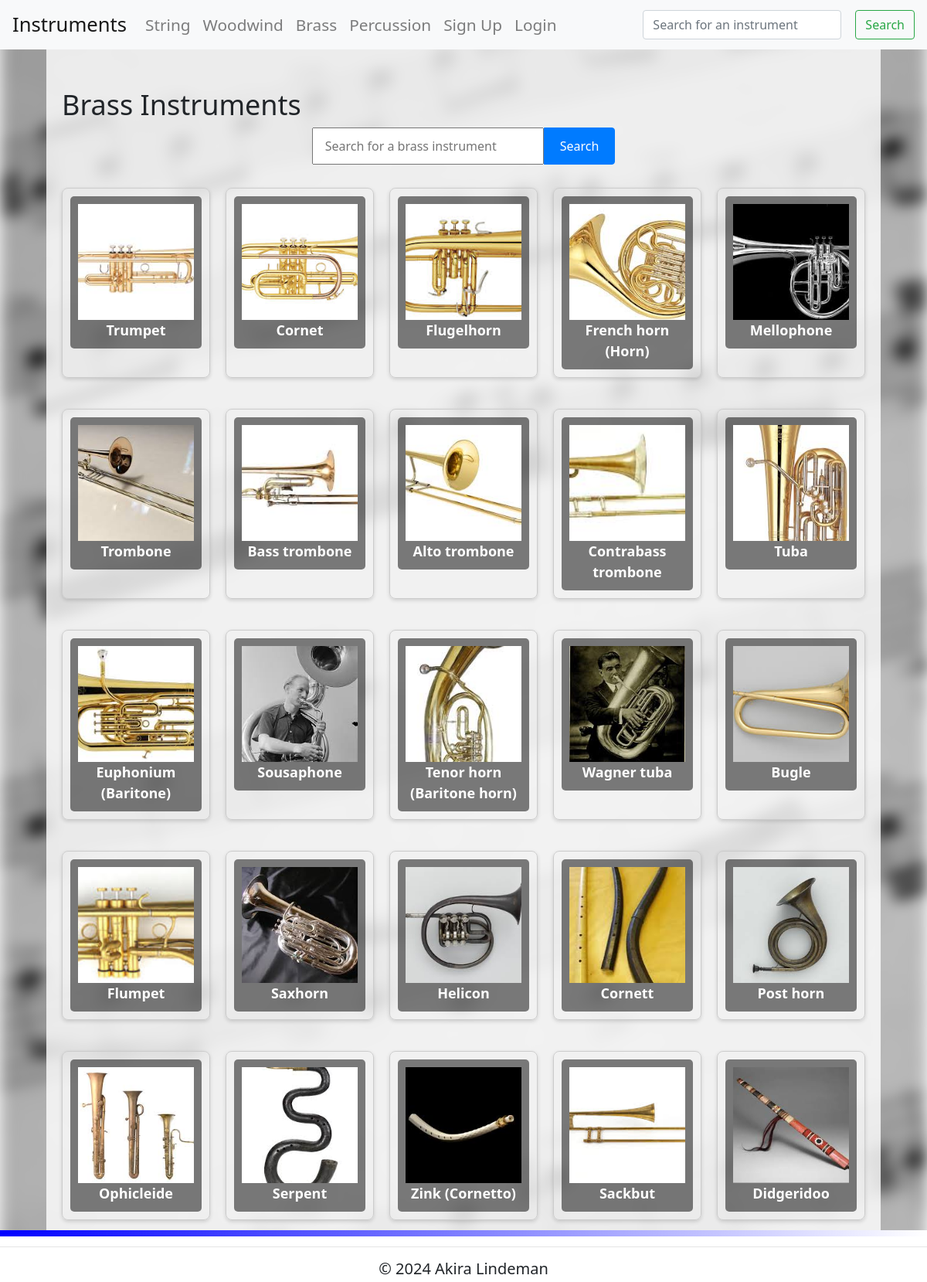
The page /brass on the database its author committed.
### tables this page shows
CREATE TABLE Instrument (id INTEGER PRIMARY KEY, name TEXT, familyid INTEGER REFERENCES InstrumentFamily (id), description TEXT, image TEXT);

### routes.py (the view)
@app.route('/brass')
def brass():
    search_term = request.args.get('search')
    if search_term:
        if len(search_term) > 50:
            flash("Search term must be under 50 characters.", "error")
            search_term = None  # Clear the search term to prevent a query
            results = []  # No results should be shown
        else:
            query = """
            SELECT id, name, image FROM Instrument WHERE familyid = 3 AND name LIKE ?
            """
            params = ('%' + search_term + '%',)
            results = sql_queries(query, params, 'fetchall')
    else:
        query = "SELECT id, name, image FROM Instrument WHERE familyid = 3"
        params = ()
        results = sql_queries(query, params, 'fetchall')
    print("Search Term:", search_term)
    print("Results:", results)
    return render_template("brass.html", page='brass', results=results)

### routes.py (called while the page is built)
def sql_queries(query, params, option):
    connection = sqlite3.connect('instruments.db')
    cursor = connection.cursor()
    cursor.execute(query, params)
    if option == 'fetchone':
        result = cursor.fetchone()
    elif option == 'fetchall':
        result = cursor.fetchall()
    elif option == 'commit':
        connection.commit()
        result = None
    connection.close()
    return result

### templates/brass.html (shortened to what this page needs)
{% extends 'layout.html' %}
{% block content %}
<h1>Brass Instruments</h1>
<form method="GET" action="{{ url_for('brass') }}" class="instrument-search-form">
  <input type="text" name="search" placeholder="Search for a brass instrument" maxlength="50">
  <button type="submit">Search</button>
</form>
{% if results %}
<div class="instrument-list">
  {% for instrument in results %}
      <div class="instrument-button">
          <a href="{{ url_for('instrument_details', instrument_id=instrument[0]) }}">
              <img src="{{ instrument[2] }}" alt="{{ instrument[1] }} Image">
              <span>{{ instrument[1] }}</span>
          </a>
      </div>
    {% endfor %}
{% else %}
<p>No instruments found.</p>
{% endif %}
{% endblock %}

### static/style.css (style rules this page uses)
html, body { height: 100%; margin: 0; }
body::before { content: ""; position: fixed; top: 0; left: 0; width: 100%; height: 100%; background-image: url("/static/pictures/background.jpeg"); background-repeat: no-repeat; background-position: center; background-attachment: fixed; background-size: cover; filter: blur(10px); z-index: -1; pointer-events: none; }
.instrument-search-form { display: flex; justify-content: center; margin-bottom: 20px; }
.instrument-search-form input[type="text"] { width: 300px; padding: 10px 15px; }
.instrument-search-form button { padding: 10px 20px; background-color: #007bff; border: 1px solid #007bff; border-radius: 0 4px 4px 0; color: white; font-size: 16px; cursor: pointer; }
.instrument-list a { display: block; font-size: 18px; font-weight: bold; color: #ffffff; background-color: rgba(0, 0, 0, 0.5); padding: 10px; border-radius: 5px; text-align: center; transition: transform 0.2s ease, background-color 0.2s ease; }
.instrument-list { display: grid; grid-template-columns: repeat(auto-fill, minmax(180px, 1fr)); gap: 20px; justify-items: center; }
.instrument-button img { width: 150px; height: 150px; object-fit: cover; margin: 0 auto; }
.instrument-button { display: inline-block; text-align: center; margin: 10px; padding: 10px; border: 1px solid #ccc; border-radius: 8px; box-shadow: 0 2px 5px rgba(0, 0, 0, 0.15); }

### rows shown on the page
Instrument: image (picture), name "Trumpet"
Instrument: image (picture), name "Cornet"
Instrument: image (picture), name "Flugelhorn"
Instrument: image (picture), name "French horn (Horn)"
Instrument: image (picture), name "Mellophone"
Instrument: image (picture), name "Trombone"
Instrument: image (picture), name "Bass trombone"
Instrument: image (picture), name "Alto trombone"
Instrument: image (picture), name "Contrabass trombone"
Instrument: image (picture), name "Tuba"
Instrument: image (picture), name "Euphonium (Baritone)"
Instrument: image (picture), name "Sousaphone"
Instrument: image (picture), name "Tenor horn (Baritone horn)"
Instrument: image (picture), name "Wagner tuba"
Instrument: image (picture), name "Bugle"
Instrument: image (picture), name "Flumpet"
Instrument: image (picture), name "Saxhorn"
Instrument: image (picture), name "Helicon"
Instrument: image (picture), name "Cornett"
Instrument: image (picture), name "Post horn"
Instrument: image (picture), name "Ophicleide"
Instrument: image (picture), name "Serpent"
Instrument: image (picture), name "Zink (Cornetto)"
Instrument: image (picture), name "Sackbut"
Instrument: image (picture), name "Didgeridoo"
